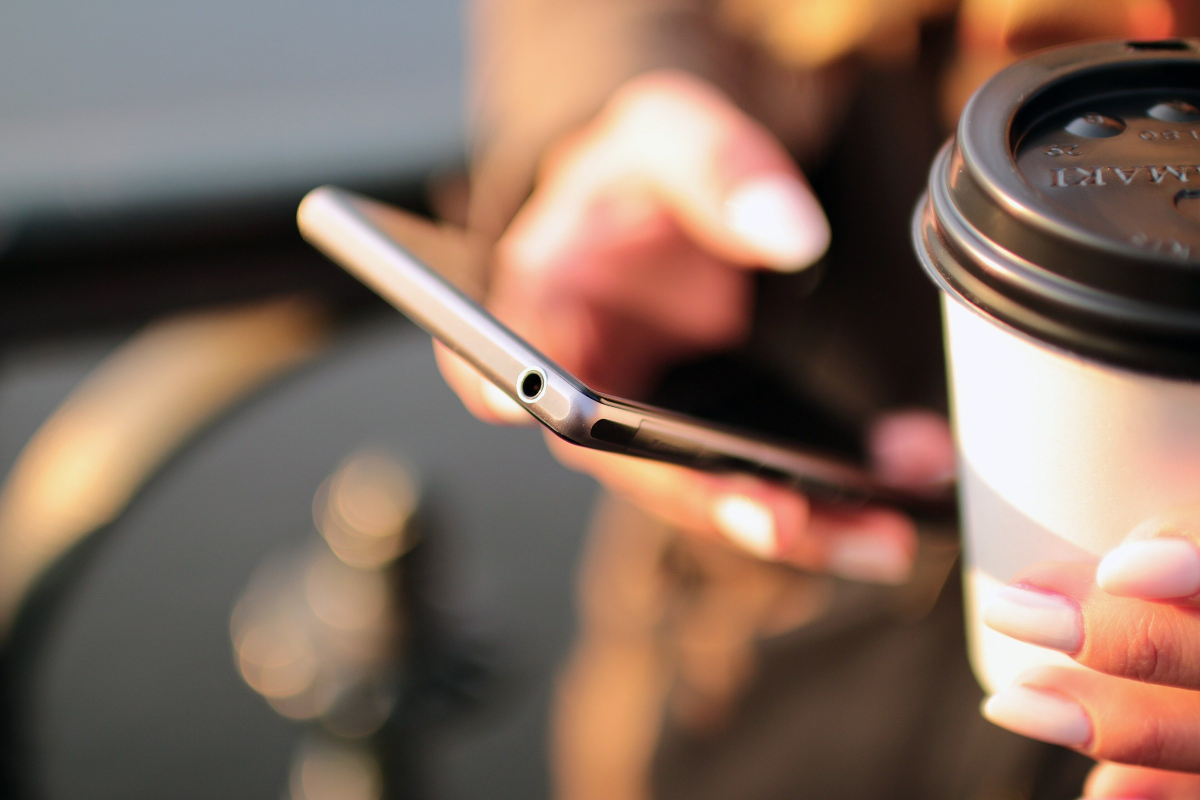
#> input picture content/carousels/2026-10-14-ten-trillion-on-chain/photos/phone.jpg, 2400 x 1600 px, given in place of phone.png, which was not available (shown at 1/2 size)
$ python phonefix.py
#> lines starting #> are read from the running program, lines starting #| are printed output that depends on the picture; after the words box and inside, x2 and y2 are one past the last pixel; in counts of white or black regions, pixels touching at a corner belong together; pictures that were not available may be replaced by others from this repository, and a replacement may not be noted
import cv2, numpy as np
from PIL import Image, ImageDraw, ImageFont
F = "/usr/share/fonts/opentype/inter/Inter-"
def f(w, s): return ImageFont.truetype(F + w + ".otf", s)
SW, SH = 640, 1400
ui = Image.new("RGB", (SW, SH), (250, 249, 245)); d = ImageDraw.Draw(ui)
#> after `ui = Image.new('RGB', (SW, SH), (250, 249, 245))`:
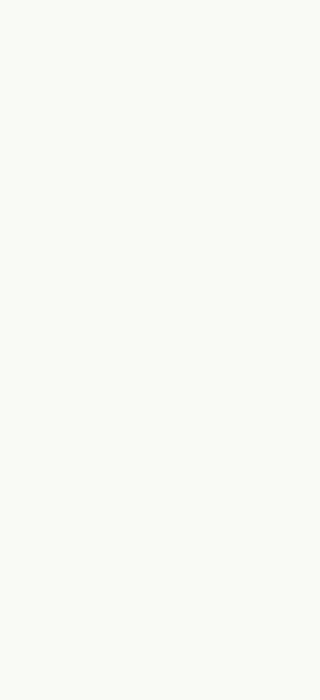
#> ui: PIL image 640x1400 RGB (shown at 1/2 size); mean R, G, B 250, 249, 245
INK, MUT, IND, LIME = (20, 22, 28), (120, 124, 132), (0, 78, 186), (126, 209, 22)
d.text((40, 120), "My portfolio", font=f("Bold", 44), fill=INK)
d.text((40, 185), "Total value", font=f("Medium", 28), fill=MUT)
d.text((40, 222), "$12,480.22", font=f("ExtraBold", 78), fill=INK)
d.text((40, 318), "Every holding, trade and fee on record", font=f("Medium", 24), fill=IND)
# allocation bar
x = 40
for w, c in [(0.6, (0, 78, 186)), (0.3, (125, 210, 253)), (0.1, (126, 209, 22))]:
    d.rounded_rectangle((x, 380, x + int(560 * w) - 6, 404), 10, fill=c); x += int(560 * w)
#> after the loop, x = 600
rows = [("Global stocks", "60%", (0, 78, 186)), ("Bonds", "30%", (125, 210, 253)), ("Gold", "10%", (126, 209, 22))]
y = 450
for n, p, c in rows:
    d.ellipse((40, y + 8, 64, y + 32), fill=c); d.text((82, y), n, font=f("SemiBold", 32), fill=INK)
    d.text((600 - d.textlength(p, font=f("Bold", 32)), y), p, font=f("Bold", 32), fill=INK); y += 70
#> after the loop, y = 660
d.line((40, y + 10, 600, y + 10), fill=(225, 223, 215), width=2); y += 40
#> after `y += 40`: y = 700
d.text((40, y), "Activity", font=f("Bold", 34), fill=INK); y += 64
#> after `y += 64`: y = 764
for a, b in [("Rebalance", "fee $0.04"), ("Deposit", "$500.00"), ("Rebalance", "fee $0.03")]:
    d.text((40, y), a, font=f("SemiBold", 30), fill=INK); d.text((40, y + 40), "Verified on record  ✓", font=f("Medium", 22), fill=(80, 150, 20))
    d.text((600 - d.textlength(b, font=f("SemiBold", 30)), y), b, font=f("SemiBold", 30), fill=INK); y += 100
#> this loop made 3 passes
#> y on passes 1 to 3: 864, 964, 1064
#> after the loop, y = 1064
uiA = cv2.cvtColor(np.array(ui), cv2.COLOR_RGB2BGR)
im = cv2.imread("clips/phone.png"); H, W = im.shape[:2]
#> further down, im is the input picture: shape (1600, 2400, 3); mean B, G, R 94.3, 107.5, 131.5
dst = np.float32([[525, 752], [822, 758], [784, 1438], [468, 1428]])
M = cv2.getPerspectiveTransform(np.float32([[0, 0], [SW, 0], [SW, SH], [0, SH]]), dst)
warp = cv2.warpPerspective(uiA, M, (W, H), flags=cv2.INTER_CUBIC)
mask = np.zeros((H, W), np.float32); cv2.fillConvexPoly(mask, dst.astype(np.int32), 1)
#> after `cv2.fillConvexPoly(mask, dst.astype(np.int32), 1)`:
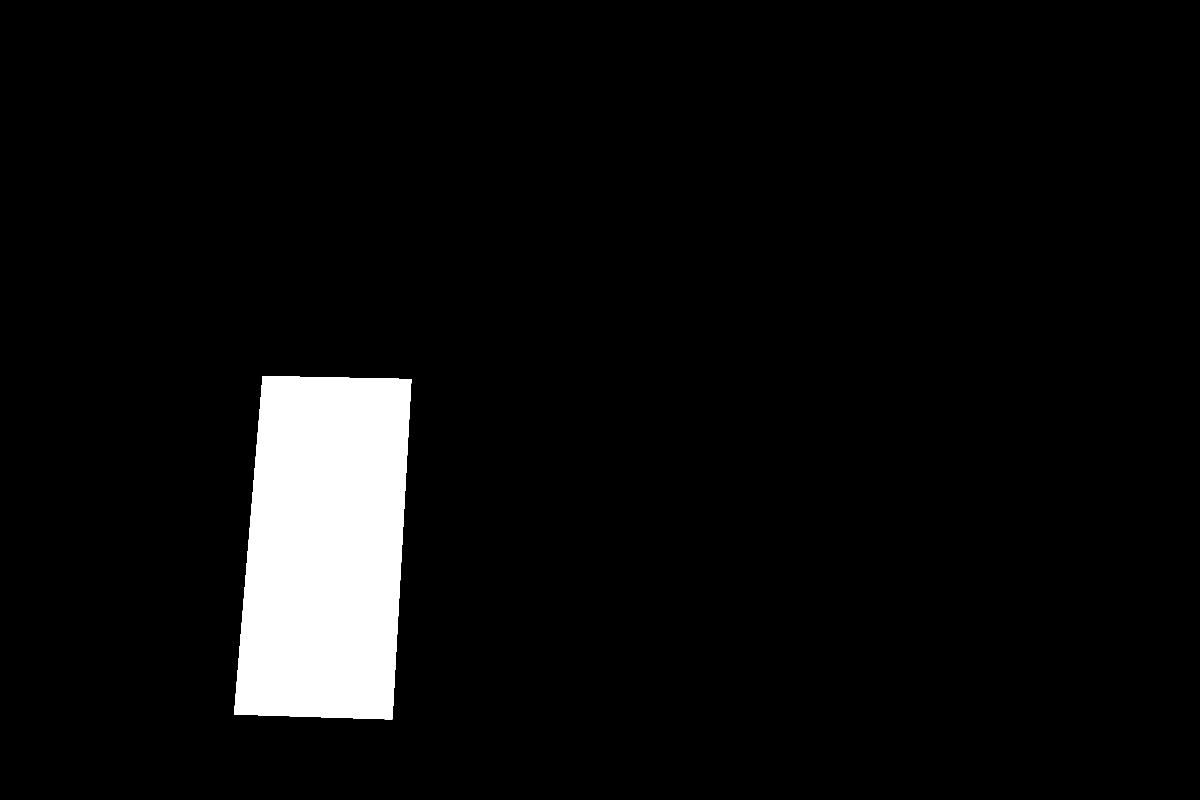
#> mask: shape (1600, 2400) float32 (shown at 1/2 size); values 0 (black) and 1 (white), 5.4% white; 1 white region, box (x1, y1, x2, y2) and area: (468, 752, 823, 1439) 209175
# keep the thumbs/fingers that cover the screen (skin-coloured pixels inside these zones)
ycc = cv2.cvtColor(im, cv2.COLOR_BGR2YCrCb).astype(np.float32)
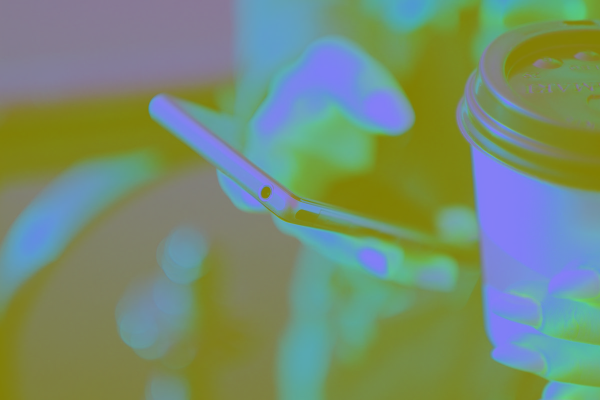
#> ycc: shape (1600, 2400, 3) float32 (shown at 1/4 size); mean B, G, R 113.2, 140.1, 118.3
skin = ((ycc[..., 1] > 138) & (ycc[..., 1] < 168) & (ycc[..., 2] > 94) & (ycc[..., 2] < 130) & (ycc[..., 0] < 222)).astype(np.uint8)
#> skin: shape (1600, 2400); values 0 (black) and 1 (white), 31.9% white; 317 white regions (232 under 20 px), largest, box (x1, y1, x2, y2) and area: (595, 0, 2400, 1600) 769962, (1840, 376, 2400, 1600) 161553, (0, 590, 650, 1233) 128021
skin = cv2.morphologyEx(skin, cv2.MORPH_CLOSE, np.ones((9, 9), np.uint8)); skin = cv2.morphologyEx(skin, cv2.MORPH_OPEN, np.ones((7, 7), np.uint8))
zone = np.zeros((H, W), np.uint8)
for poly in [[(690, 1060), (850, 1060), (850, 1300), (690, 1300)], [(430, 1300), (600, 1300), (600, 1470), (430, 1470)], [(430, 860), (540, 860), (540, 1020), (430, 1020)]]:
    cv2.fillPoly(zone, [np.int32(poly)], 1)
#> zone: shape (1600, 2400); values 0 (black) and 1 (white), 2.2% white; 3 white regions, box (x1, y1, x2, y2) and area: (690, 1060, 851, 1301) 38801, (430, 1300, 601, 1471) 29241, (430, 860, 541, 1021) 17871
mask[(skin * zone) > 0] = 0
mask = cv2.GaussianBlur(mask, (0, 0), 2.0)[..., None]
# match brightness/softness of the photo
warp = cv2.GaussianBlur(warp, (0, 0), 0.8).astype(np.float32) * 0.93
out = im.astype(np.float32) * (1 - mask) + warp * mask
# faint glare
g = np.zeros((H, W), np.float32); cv2.fillConvexPoly(g, np.int32([[520, 742], [700, 745], [520, 1000]]), 1)
g = cv2.GaussianBlur(g, (0, 0), 40)[..., None] * mask * 18
cv2.imwrite("clips/phone_fixed.png", (out + g).clip(0, 255).astype(np.uint8))
c = (out + g).clip(0, 255).astype(np.uint8)[650:1550, 400:950]; cv2.imwrite("phone_fix_check.jpg", c)
#> after `c = (out + g).clip(0, 255).astype(np.uint8)[650:1550, 400:950]`:
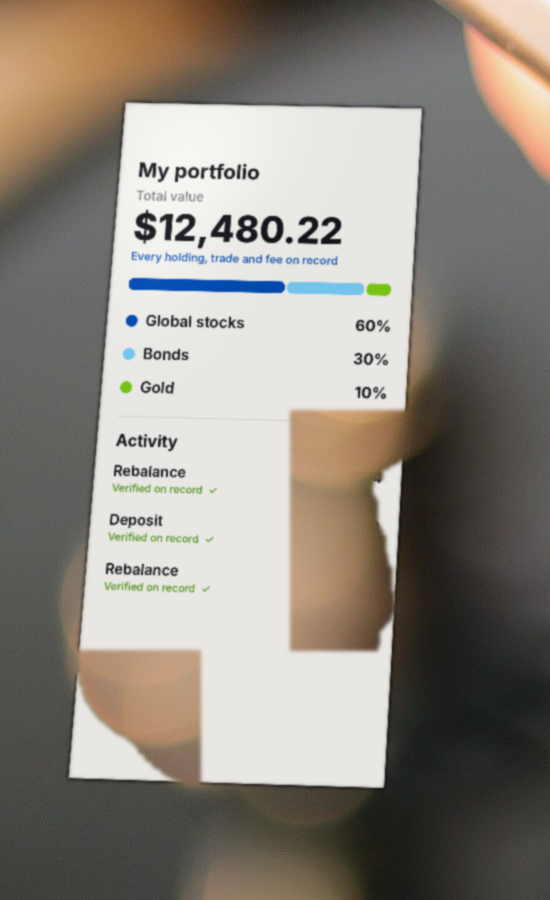
#> c: shape (900, 550, 3); mean B, G, R 127.4, 135.8, 142

$ run again, with content/carousels/2026-10-14-ten-trillion-on-chain/photos/hook.jpg copied over content/carousels/2026-10-14-ten-trillion-on-chain/photos/phone.jpg
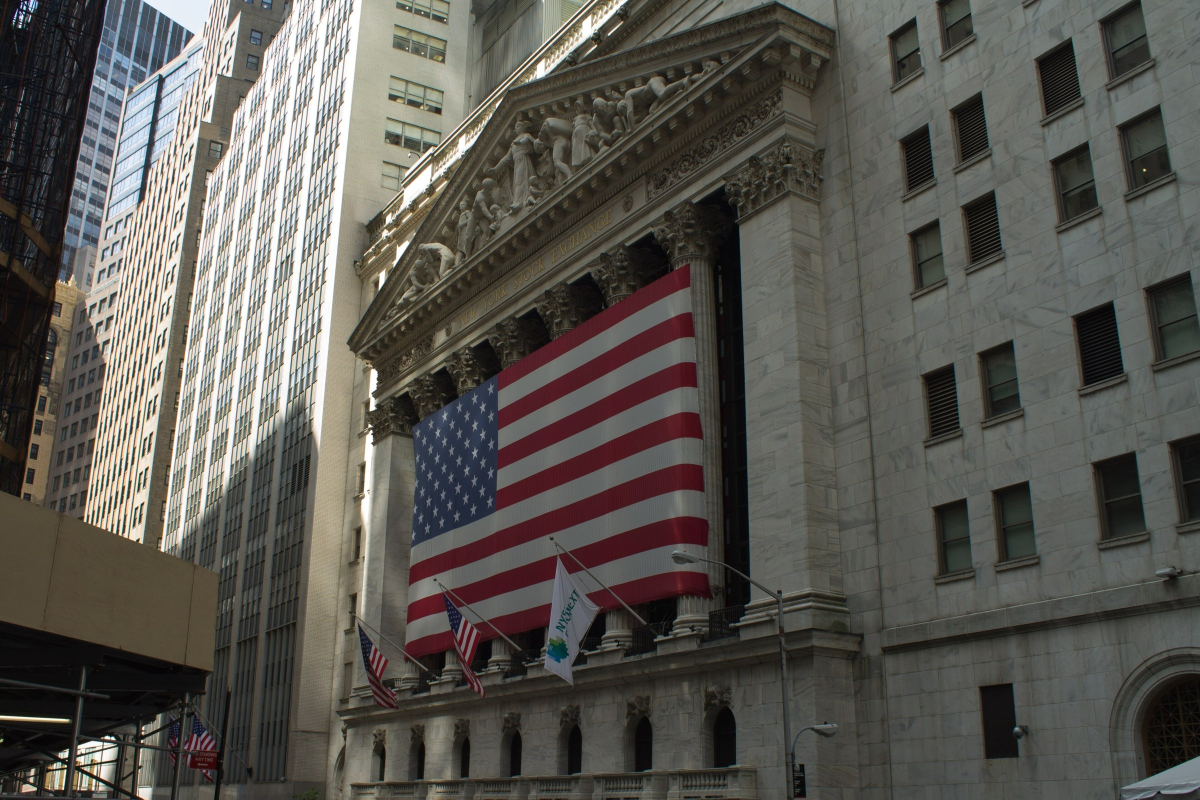
#> input picture content/carousels/2026-10-14-ten-trillion-on-chain/photos/hook.jpg, 2400 x 1599 px, given in place of phone.png, which was not available (shown at 1/2 size)
#> after the loop `for w, c in [(0.6, (0, 78, 186)), (0.3, (125, 210, 253)), (0.1, (126, ..`: x = 600
#> after the loop `for n, p, c in rows:`: y = 660
#> `y += 40`: y = 700
#> `y += 64`: y = 764
#> the loop `for a, b in [("Rebalance", "fee $0.04"), ("Deposit", "$500.00"), ("Reb..` made 3 passes
#> y on passes 1 to 3: 864, 964, 1064
#> after the loop `for a, b in [("Rebalance", "fee $0.04"), ("Deposit", "$500.00"), ("Reb..`: y = 1064
#> im is the input picture: shape (1599, 2400, 3); mean B, G, R 81.6, 87.5, 89.8
#> mask: shape (1599, 2400) float32; values 0 (black) and 1 (white), 5.5% white; 1 white region, box (x1, y1, x2, y2) and area: (468, 752, 823, 1439) 209175
#> `skin = ((ycc[..., 1] > 138) & (ycc[..., 1] < 168) & (ycc[..., 2] > 94)..`:
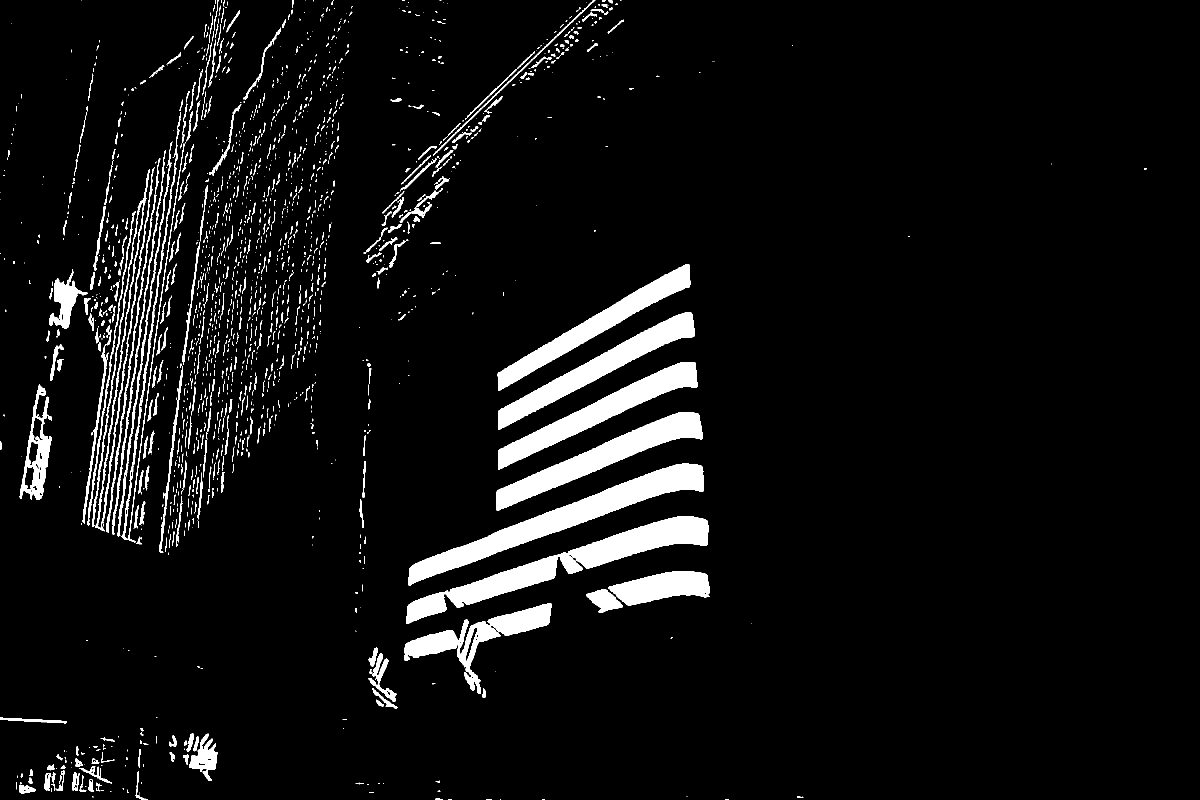
#> skin: shape (1599, 2400) (shown at 1/2 size); values 0 (black) and 1 (white), 6% white; 1781 white regions (1240 under 20 px), largest, box (x1, y1, x2, y2) and area: (813, 1032, 1417, 1248) 26737, (816, 927, 1408, 1172) 26616, (992, 824, 1406, 1021) 19135
#> g: shape (1599, 2400) float32; values 0 (black) and 1 (white), 0.61% white; 1 white region, box (x1, y1, x2, y2) and area: (520, 742, 701, 1001) 23569
#> `c = (out + g).clip(0, 255).astype(np.uint8)[650:1550, 400:950]`:
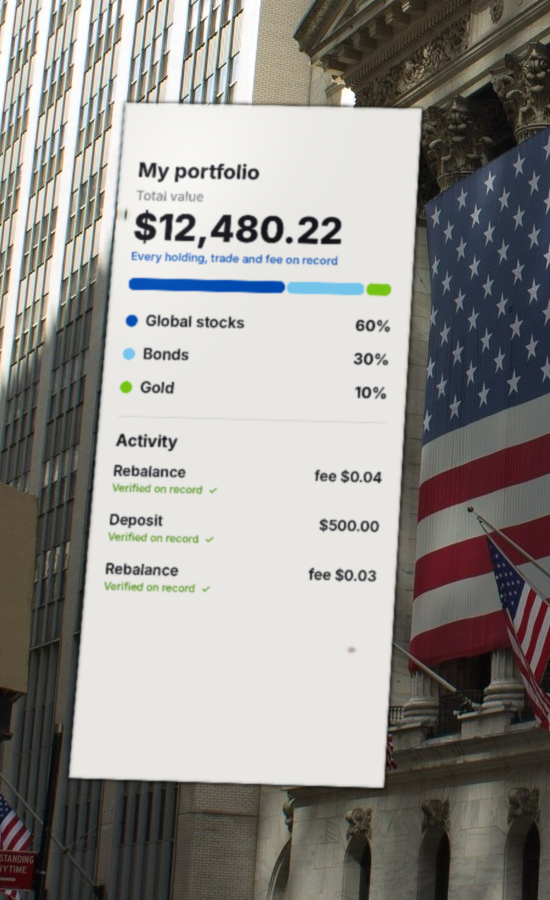
#> c: shape (900, 550, 3); mean B, G, R 140.8, 144.6, 146.7
